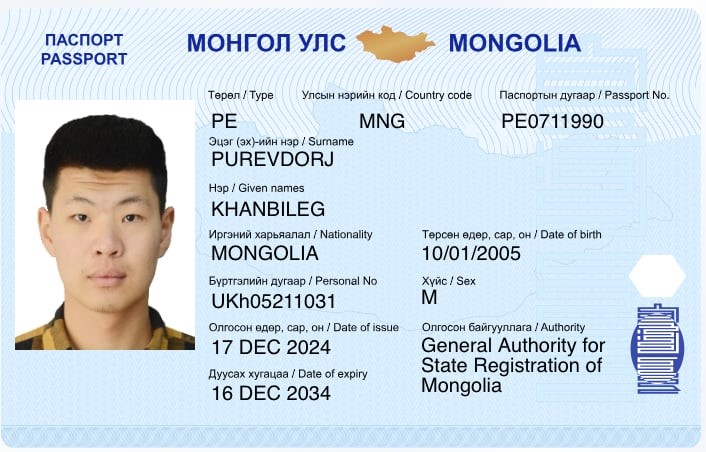
#> input picture passport.jpg, 706 x 452 px, found by its file name
$ python face.py
#> lines starting #> are read from the running program, lines starting #| are printed output that depends on the picture
import cv2
import numpy as np
import os
from PIL import Image
import matplotlib.pyplot as plt

# Нүүр ба нүд илрүүлэх Haar Cascade загваруудыг ачаалж байна.
class ImprovedFaceSimilarity:
    def __init__(self):
        self.face_cascade = cv2.CascadeClassifier(cv2.data.haarcascades + 'haarcascade_frontalface_default.xml')
        self.eye_cascade = cv2.CascadeClassifier(cv2.data.haarcascades + 'haarcascade_eye.xml')

    # (reference image)-ийг ачаалж, саарал өнгөөр буулгаж бэлдэнэ.
    def load_reference_image(self, image_path):
        """Load and process reference image"""
#> called with image_path = 'images/passport.jpg'
        if not os.path.exists(image_path):
            print(f"Reference image not found: {image_path}")
            return None, None

        ref_img = cv2.imread(image_path)
#> ref_img is the input picture: shape (452, 706, 3); mean B, G, R 227.2, 217.6, 205.6
        if ref_img is None:
            print(f"Could not load reference image: {image_path}")
            return None, None

        ref_gray = cv2.cvtColor(ref_img, cv2.COLOR_BGR2GRAY)
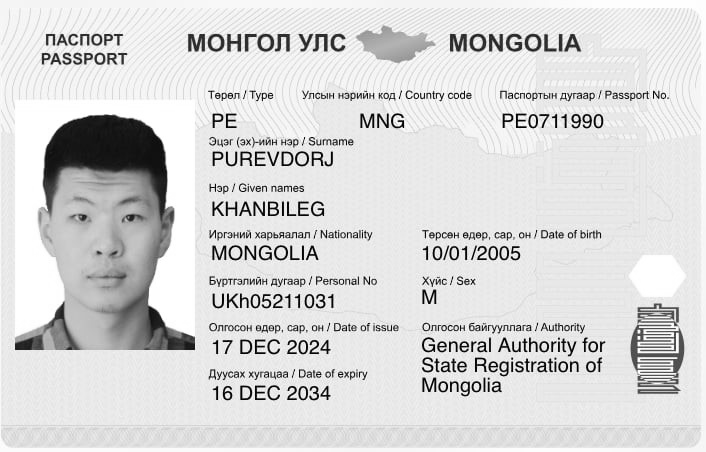
#> ref_gray: shape (452, 706); min 1, max 255, mean 215.1
        return ref_img, ref_gray

    def detect_face_features(self, gray_image):
        """Detect face and extract features"""
        # Detect faces
        faces = self.face_cascade.detectMultiScale(gray_image, 1.1, 4)
#> faces = [[38, 166, 135, 135]]

        if len(faces) == 0:
            return None, None, None

        # Get the largest face (most prominent)
        largest_face = max(faces, key=lambda x: x[2] * x[3])
#> largest_face = [38, 166, 135, 135]
        (x, y, w, h) = largest_face
#> x = 38; y = 166; w = 135; h = 135

        # Extract face region
        face_roi = gray_image[y:y+h, x:x+w]
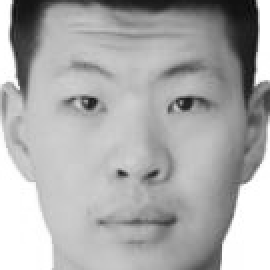
#> face_roi: shape (135, 135) (shown 2 times larger); min 5, max 255, mean 171.8

        # Detect eyes within the face
        eyes = self.eye_cascade.detectMultiScale(face_roi)
#> eyes = [[26, 34, 33, 33], [76, 35, 33, 33], [67, 76, 22, 22], [56, 89, 43, 43]]

        return largest_face, face_roi, eyes

    # [53 lines left out: function calculate_face_similarity, not called in this run]

    def run_face_comparison(self, reference_image_path):
        # Load reference image
        ref_img, ref_gray = self.load_reference_image(reference_image_path)
        if ref_img is None:
            return

        # Detect face in reference image
        ref_face_info = self.detect_face_features(ref_gray)
        if ref_face_info[0] is None:
            print("Жишээ зурагт нүүр олдсонгүй!")
            return

        ref_face_bbox, ref_face_roi, ref_eyes = ref_face_info
#> ref_face_bbox = [38, 166, 135, 135]; ref_eyes has the same summary as eyes in detect_face_features
        print(f"Жишээ зурагт нүүр олдлоо: {ref_face_bbox}")
#| Жишээ зурагт нүүр олдлоо: [ 38 166 135 135]

        # Start camera
        cap = cv2.VideoCapture(0)
        if not cap.isOpened():
            print("Камер нээх боломжгүй байна!")
            return

        print("\nУдирдлага:")
        print("'a' - Нүүр харьцуулах")
        print("'q' - Гарах")

        while True:
            ret, frame = cap.read()
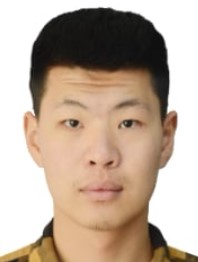
#> input picture photo.jpg, 198 x 262 px, given in place of the camera
#> frame is the input picture: shape (262, 198, 3); mean B, G, R 154.3, 170.3, 189
            if not ret:
                print("Камераас зураг авч чадсангүй!")
                break

            # Convert to grayscale
            gray = cv2.cvtColor(frame, cv2.COLOR_BGR2GRAY)
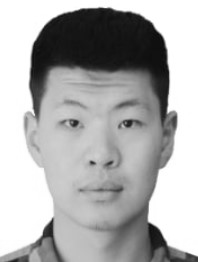
#> gray: shape (262, 198); min 9, max 255, mean 174.1

            # Detect face in current frame
            current_face_info = self.detect_face_features(gray)
#> in detect_face_features (call 2), `faces = self.face_cascade.detectMultiScale(gray_image, 1.1, 4)`: faces = [[25, 65, 150, 150]]
#> in detect_face_features (call 2), `largest_face = max(faces, key=lambda x: x[2] * x[3])`: largest_face = [25, 65, 150, 150]
#> in detect_face_features (call 2), `(x, y, w, h) = largest_face`: x = 25; y = 65; w = 150
#> in detect_face_features (call 2), `face_roi = gray_image[y:y+h, x:x+w]`:
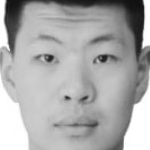
#> face_roi: shape (150, 150); min 13, max 255, mean 170.3
#> in detect_face_features (call 2), `eyes = self.eye_cascade.detectMultiScale(face_roi)`: eyes = [[27, 38, 39, 39], [84, 39, 38, 38], [75, 87, 21, 21], [64, 102, 45, 45]]

            # Display instructions
            cv2.putText(frame, "Press 'a' to compare faces, 'q' to quit",
                       (10, 30), cv2.FONT_HERSHEY_SIMPLEX, 0.7, (0, 255, 0), 2)

            # Draw rectangle around detected face
            if current_face_info[0] is not None:
                (x, y, w, h) = current_face_info[0]
#> x = 25; y = 65; w = 150; h = 150
                cv2.rectangle(frame, (x, y), (x+w, y+h), (0, 255, 0), 2)
                cv2.putText(frame, "Face detected", (x, y-10),
                           cv2.FONT_HERSHEY_SIMPLEX, 0.6, (0, 255, 0), 2)
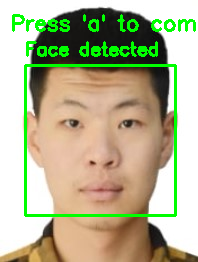
#> frame: shape (262, 198, 3); mean B, G, R 145, 179.3, 178.8

            cv2.imshow('Face Comparison - Press a to compare, q to quit', frame)

            key = cv2.waitKey(1) & 0xFF
#> (key q is pressed here)

            if key == ord('a'):
                if current_face_info[0] is None:
                    print("Одоогийн зурагт нүүр олдсонгүй!")
                    continue

                # Calculate similarity
                similarity = self.calculate_face_similarity(ref_face_roi, current_face_info[1])

                # Show detailed analysis
                self.show_similarity_analysis(similarity)

                # Draw result on frame
                (x, y, w, h) = current_face_info[0]
                cv2.rectangle(frame, (x, y), (x+w, y+h), (0, 255, 0), 3)

                # Add similarity text
                color = (0, 255, 0) if similarity > 50 else (0, 0, 255)
                cv2.putText(frame, f"Similarity: {similarity:.1f}%",
                           (10, 60), cv2.FONT_HERSHEY_SIMPLEX, 1, color, 2)

                # Show result
                cv2.imshow('Face Comparison Result', frame)
                cv2.waitKey(3000)  # Show for 3 seconds

            elif key == ord('q'):
                break

        cap.release()
        cv2.destroyAllWindows()

    # [15 lines left out: function show_similarity_analysis, not called in this run]

def main():
    """Main function"""
    app = ImprovedFaceSimilarity()

    # Use reference image
    reference_image = "images/passport.jpg"  # You can change this to your reference image

    print("Нүүр харьцуулах програм эхэллээ...")
    print(f"Жишээ зураг: {reference_image}")

    app.run_face_comparison(reference_image)

if __name__ == "__main__":
    main()
